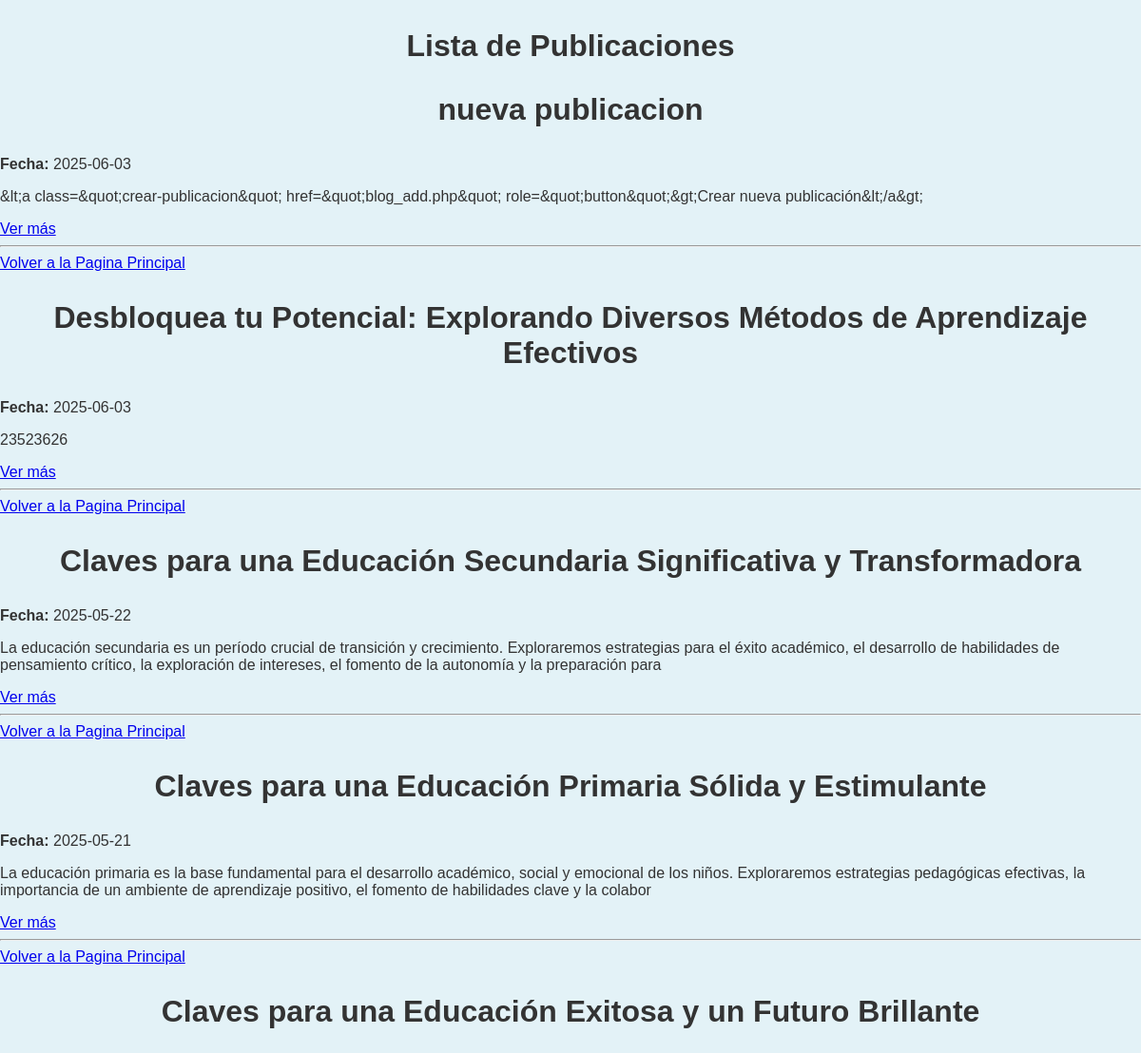
The page /PHP/publicaciones.php (upper part) on the database as committed earlier.
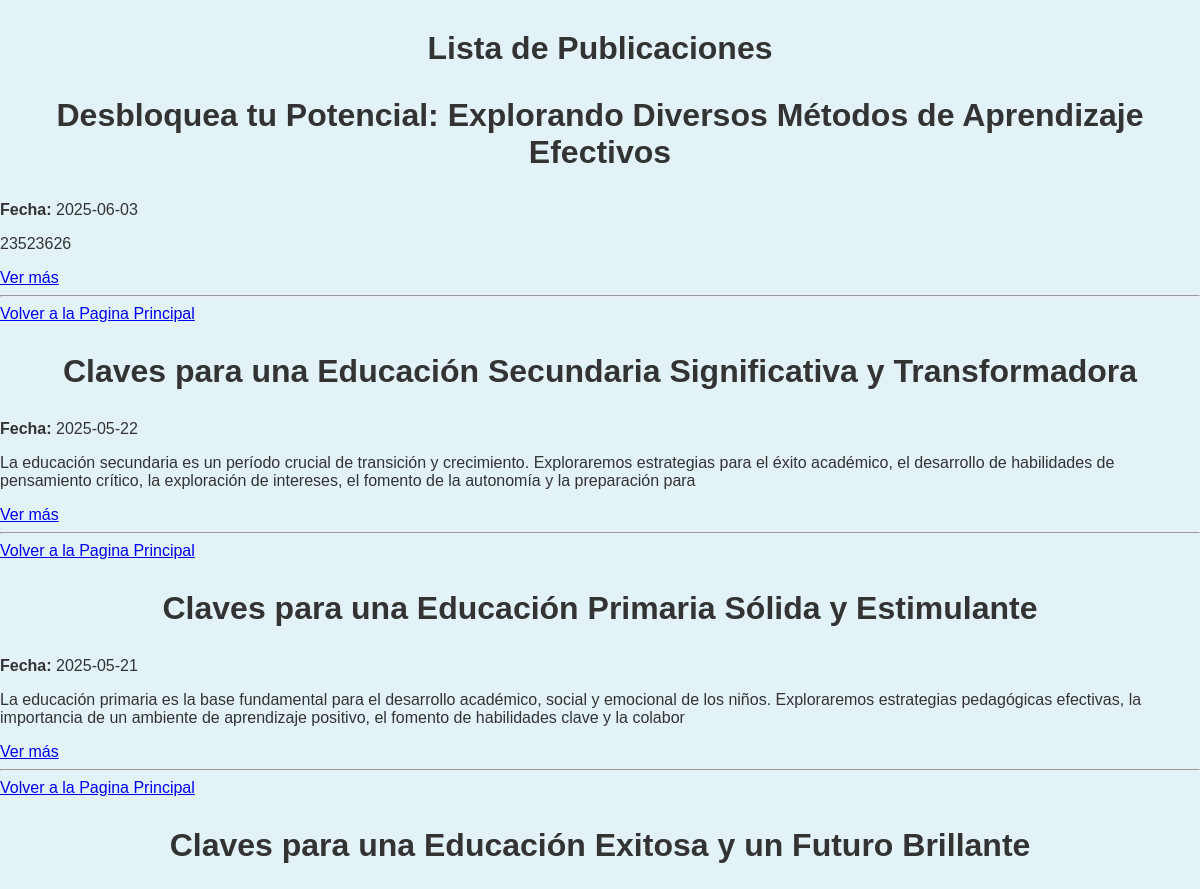
The same page on the database as committed later.
### tables this page shows
CREATE TABLE `publicaciones_2` (
  `id` int(11) NOT NULL,
  `titular` varchar(255) NOT NULL,
  `fecha` date NOT NULL,
  `descripcion_corta` varchar(255) NOT NULL,
  `contenido` text NOT NULL,
  `referencia` varchar(255) NOT NULL,
  `imagen` varchar(255) DEFAULT NULL COMMENT 'Ruta/nombre del archivo de imagen',
  `categoria` varchar(50) NOT NULL,
  `fecha_creacion` timestamp NOT NULL DEFAULT current_timestamp(),
  `total_ratings` int(11) DEFAULT 0,
  `rating_count` int(11) DEFAULT 0,
  `mensaje` varchar(255) NOT NULL,
  `estado` enum('publicado','archivado') DEFAULT 'publicado',
  `categoria_id` int(11) DEFAULT NULL
);

### PHP/publicaciones.php (the view, shortened to what this page needs)
<?php
include 'blog_db.php';
$sql = "SELECT * FROM publicaciones_2 ORDER BY fecha_creacion DESC";
$result = $conn->query($sql);
?>
<!DOCTYPE html>
<html lang="es">
<head>
    <link rel="stylesheet" href="../css/style.css">
</head>
<body>
    <h2>Lista de Publicaciones</h2>
    <?php while ($row = $result->fetch_assoc()): ?>
        <div class="post">
            <h3><?= htmlspecialchars($row["titular"]) ?></h3>
            <p><strong>Fecha:</strong> <?= $row["fecha"] ?></p>
            <p><?= htmlspecialchars($row["descripcion_corta"]) ?></p>
            <a href = "../PHP/post_completo.php?id=' . $row['id'] . ' class = " see-more >Ver más</a>
        </div>
        <hr>
        <a href="index.php" class="see-more">Volver a la Pagina Principal</a>
    <?php endwhile; ?>
</body>
</html>

Rows that differ between the two databases and show on the page:
removed publicaciones_2: titular "nueva publicacion", fecha "2025-06-03", descripcion_corta "&lt;a class=&quot;crear-publicacion&quot; href=&quot;blog_add.php&quot; role=&quot;button&quot;&gt;Crear nueva publicación&lt;/a&gt;"
